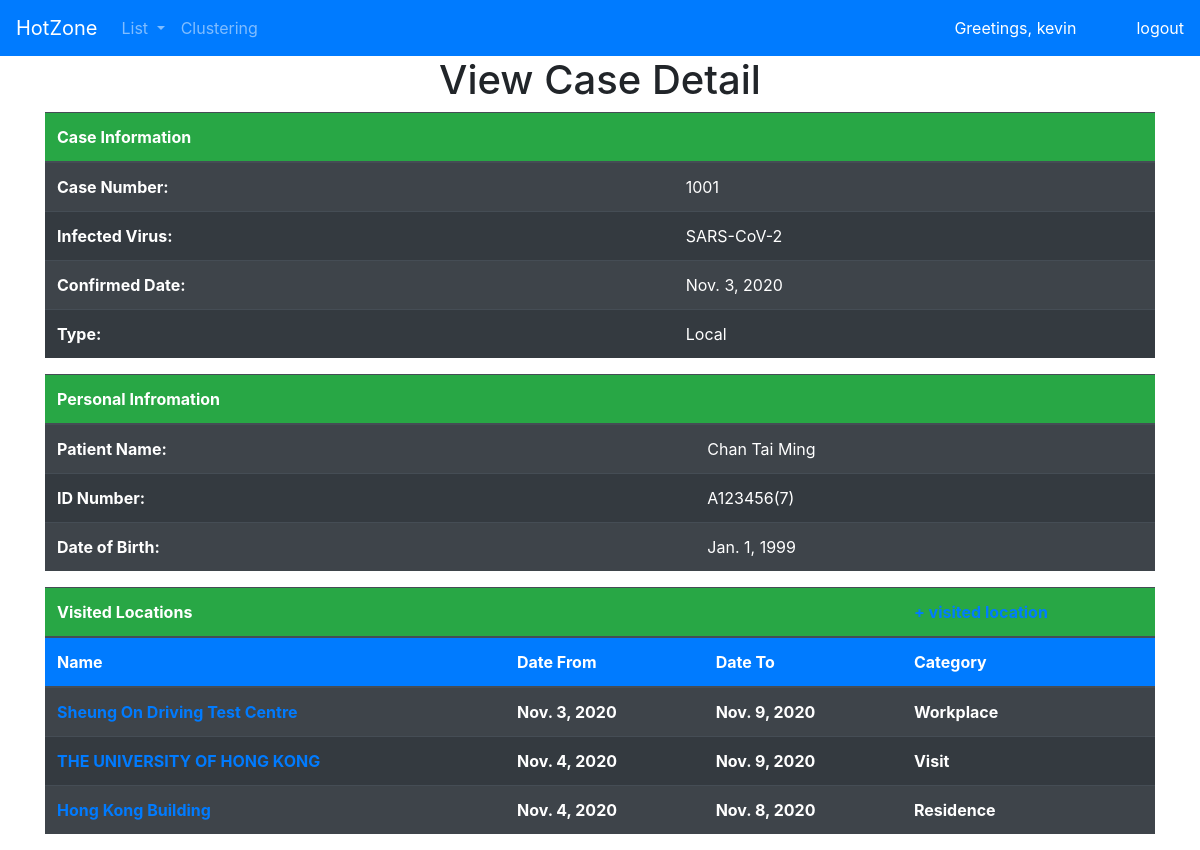
/cases/1001 (signed in), run on the app's committed database.
### hotzone/models.py (models this page shows, shortened)
class CaseDetail(models.Model):
    caseType_choices = [
        ("Local", "Local"),
        ("Import", "Import")
    ]
    caseNumber = models.CharField(max_length=5)
    virus = models.ForeignKey(VirusDetail, on_delete=models.CASCADE)
    patient = models.ForeignKey(PatientDetail, on_delete=models.CASCADE)
    date = models.DateField()
    caseType = models.CharField(max_length=10, choices=caseType_choices)

class VirusDetail(models.Model):
    name = models.CharField(max_length=100)
    commonName = models.CharField(max_length=100)
    maxInfectionPeriod = models.PositiveIntegerField()
    def __str__(self):
        return self.name

class PatientDetail(models.Model):
    name = models.CharField(max_length=100)
    idNumber = models.CharField(max_length=10)
    dataOfBirth = models.DateField()

class VisitedLocationDetail(models.Model):
    category_choices = [
        ("Residence", "Residence"),
        ("Workplace", "Workplace"),
        ("Visit", "Visit")
    ]
    caseNumber = models.ForeignKey(CaseDetail, on_delete=models.CASCADE)
    name = models.CharField(max_length=200)
    dateFrom = models.DateField()
    dateTo = models.DateField()
    category = models.CharField(max_length=10, choices=category_choices)

### hotzone/views.py (the view)
# urls.py: path('cases/<int:target>', views.show_case_detail, name='show_case_detail'),
@login_required(login_url='user_login')
def show_case_detail(request, target):
    case = CaseDetail.objects.get(caseNumber = target)
    patient = case.patient
    visited_locations_list = VisitedLocationDetail.objects.filter(caseNumber=case)
    context = {'case': case, 'patient': patient, 'visited_locations_list': visited_locations_list}
    return render(request, 'show_case_detail.html', context)

### templates/show_case_detail.html (shortened to what this page needs)
{% load static %}
<!DOCTYPE html>
<html lang="en">
<head>
    <link rel="stylesheet" href="https://cdnjs.cloudflare.com/ajax/libs/font-awesome/4.7.0/css/font-awesome.min.css">
    <link rel="stylesheet" href="https://cdn.jsdelivr.net/npm/bootstrap@4.5.3/dist/css/bootstrap.min.css"
>
    <link rel="stylesheet" href="{% static 'after_login_pages.css' %}">
</head>
<body>
    {% include 'navbar.html' %}
    <h1 class="text-center">View Case Detail</h1>
    <div class="container-xl">
        <div class="row">
            <div class="col">
                <table class="table table-striped table-dark">
                    <thead class="bg-success">
                        <tr>
                            <th scope="col">Case Information</th>
                            <th></th>
                        </tr>
                    </thead>
                    <tbody class="table table-striped table-dark">
                        <tr>
                            <th>Case Number:</th>
                            <td>{{case.caseNumber}}</td>
                        </tr>
                        <tr>
                            <th>Infected Virus:</th>
                            <td>{{case.virus}}</td>
                        </tr>
                        <tr>
                            <th>Confirmed Date:</th>
                            <td>{{case.date}}</td>
                        </tr>
                        <tr>
                            <th>Type:</th>
                            <td>{{case.caseType}}</td>
                        </tr>
                    </tbody>
                </table>
            </div>
        </div>
    </div>
    <div class="container-xl">
        <div class="row">
            <div class="col">
                <table class="table table-striped table-dark">
                    <thead class="bg-success">
                        <tr>
                            <th scope="col">Personal Infromation</th>
                            <th></th>
                        </tr>
                    </thead>
                    <tbody class="table table-striped table-dark">
                        <tr>
                            <th>Patient Name:</th>
                            <td>{{patient.name}}</td>
                        </tr>
                        <tr>
                            <th>ID Number:</th>
                            <td>{{patient.idNumber}}</td>
                        </tr>
                        <tr>
                            <th>Date of Birth:</th>
                            <td>{{patient.dataOfBirth}}</td>
                        </tr>
                    </tbody>
                </table>
            </div>
        </div>
    </div>
    <div class="container-xl">
        <div class="row">
            <div class="col">
                <table class="table table-striped table-dark">
                    <thead class="bg-success">
                        <tr>
                            <th scope="col">Visited Locations</th>
                            <th></th>
                            <th></th>
                            <th><a href="{% url 'show_case_detail' case.caseNumber %}/add_location">+ visited location</a></th>
                        </tr>
                    </thead>
                    <thead class="bg-primary">
                        <tr>
                            <th scope="col">Name</th>
                            <th scope="col">Date From</th>
                            <th scope="col">Date To</th>
                            <th scope="col">Category</th>
                        </tr>
                    </thead>
                    <tbody class="table table-striped table-dark">
                        {% for visited_location in visited_locations_list %}
                        <tr>
                            <th><a
                                    href="{% url 'show_location_detail' visited_location.name %}">{{visited_location.name}}</a>
                            </th>
                            <th>{{visited_location.dateFrom}}</th>
                            <th>{{visited_location.dateTo}}</th>
                            <th>{{visited_location.category}}</th>
                        </tr>
                        {% endfor %}
                    </tbody>
                </table>
            </div>
        </div>
    </div>
</body>
</html>

### templates/navbar.html (shortened to what this page needs)
<nav class="navbar navbar-expand-lg navbar-dark bg-primary ">
    <a class="navbar-brand" href="{% url 'list_cases' %}">HotZone</a>
    <div class="collapse navbar-collapse" id="navbarSupportedContent">
        <ul class="navbar-nav mr-auto">
            <li class="nav-item dropdown">
                <a class="nav-link dropdown-toggle" href="#" id="navbarDropdown" role="button" data-toggle="dropdown"
                    aria-haspopup="true" aria-expanded="false">
                    List
                </a>
            </li>
            <li>
                <a class="nav-link" href="{% url 'view_clusters' %}">
                    Clustering
                </a>
            </li>
        </ul>
    </div>
    <span id="greeting_message">Greetings, {{request.user}}</span>
    <a href="{% url 'user_logout' %}" id="logout_link">logout</a>
</nav>

### static/after_login_pages.css (style rules this page uses)
#logout_link, #greeting_message { color: white; }
#greeting_message { margin-right: 30px; }
#logout_link { margin-left: 30px; }

### data on the page
CaseDetail: caseNumber "1001", virus "SARS-CoV-2", date "Nov. 3, 2020", caseType "Local"
PatientDetail: name "Chan Tai Ming", idNumber "A123456(7)", dataOfBirth "Jan. 1, 1999"
VisitedLocationDetail: name "Sheung On Driving Test Centre", dateFrom "Nov. 3, 2020", dateTo "Nov. 9, 2020", category "Workplace"
VisitedLocationDetail: name "THE UNIVERSITY OF HONG KONG", dateFrom "Nov. 4, 2020", dateTo "Nov. 9, 2020", category "Visit"
VisitedLocationDetail: name "Hong Kong Building", dateFrom "Nov. 4, 2020", dateTo "Nov. 8, 2020", category "Residence"

### other printed values
{{ request.user }} "kevin"
